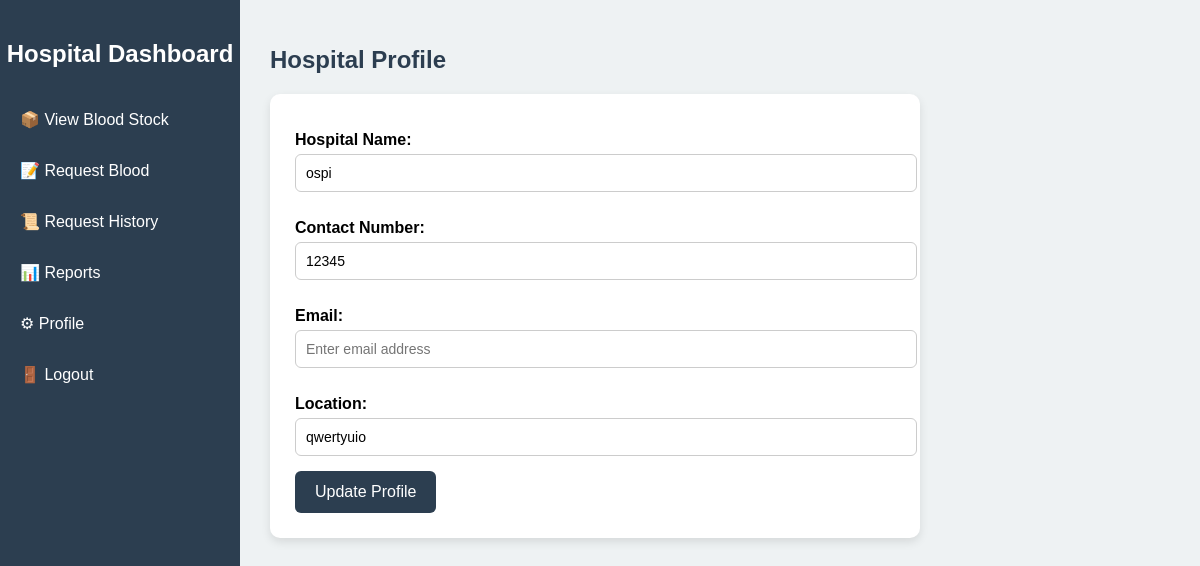
The page /profile_update/13 on the database its author committed.
### Blood_Bank/models.py (models this page shows, shortened)
class Hospital(models.Model):
    profile = models.OneToOneField(Profile, on_delete=models.CASCADE)
    hospital_name = models.CharField(max_length=40,null=True,blank=True)
    contact_number = models.CharField(max_length = 20,null=True,blank=True)
    location = models.CharField(max_length=40,null=True,blank=True)

### Blood_Bank/views.py (the view)
# urls.py: path('profile_update/<int:hospital_id>',views.profile_update,name='profile_update'),
def profile_update(request,hospital_id):
    hospital = get_object_or_404(Hospital,id=hospital_id)
    return render(request,'hospital_dashboard/profile_update.html',{'hospital':hospital})

### Blood_Bank/templates/hospital_dashboard/profile_update.html (shortened to what this page needs)
{% load static %}
<!DOCTYPE html>
<html lang="en">
<head>
    <link rel="stylesheet" href="{% static 'css/hospital_dashboard/profile_update.css' %}">
</head>
<body>
    <div class="container">
        <aside class="sidebar">
            <h2>Hospital Dashboard</h2>
            <ul>
                <li><a href="{% url 'hospitaldashboard' %}">📦 View Blood Stock</a></li>
                <li><a href="{% url 'request_blood_hospital' %}">📝 Request Blood</a></li>
                <li><a href="{% url 'request_history' %}">📜 Request History</a></li>
                <li><a href="{% url 'hospital_reports' %}">📊 Reports</a></li>
                <li><a href="{% url 'profile_update' hospital.id %}">⚙ Profile</a></li>
                <li><a href="{% url 'home' %}">🚪 Logout</a></li>
            </ul>
        </aside>
        <main class="main-content">
            <h1>Hospital Profile</h1>
            <form class="profile-form" method="post" action="{% url 'profile_update' hospital.id %}">
                <label for="hospital-name">Hospital Name:</label>
                <input type="text" id="hospital-name" placeholder="Enter hospital name" value="{{hospital.hospital_name}}" required>
                <label for="contact">Contact Number:</label>
                <input type="tel" id="contact" placeholder="Enter contact number" value="{{hospital.contact_number}}" required>
                <label for="email">Email:</label>
                <input type="email" id="email" placeholder="Enter email address" value="{{user.email}}"  required>
                <label for="location">Location:</label>
                <input type="text" id="location" placeholder="Enter city or area" value="{{hospital.location}}"  required>
                <button type="submit">Update Profile</button>
            </form>
        </main>
    </div>
</body>
</html>

### Blood_Bank/static/css/hospital_dashboard/profile_update.css (style rules this page uses)
body { font-family: Arial, sans-serif; margin: 0; background-color: #eef2f3; }
.container { display: flex; min-height: 100vh; }
.sidebar { width: 240px; background-color: #2c3e50; color: white; position: fixed; top: 0; bottom: 0; padding-top: 20px; }
.sidebar h2 { text-align: center; margin-bottom: 30px; }
.sidebar ul { list-style: none; padding: 0; }
.sidebar ul li { margin-bottom: 8px; }
.sidebar ul li a { display: block; color: white; text-decoration: none; padding: 12px 20px; border-radius: 6px; transition: background 0.3s; }
.main-content { margin-left: 240px; padding: 30px; flex: 1; }
.main-content h1 { font-size: 24px; margin-bottom: 20px; color: #2c3e50; }
.profile-form { background-color: #fff; padding: 25px; border-radius: 10px; max-width: 600px; box-shadow: 0px 4px 10px rgba(0,0,0,0.1); }
.profile-form label { display: block; font-weight: bold; margin: 12px 0 5px; }
.profile-form input { width: 100%; padding: 10px; margin-bottom: 15px; border-radius: 6px; border: 1px solid #ccc; font-size: 14px; }
.profile-form button { background-color: #2c3e50; color: white; border: none; padding: 12px 20px; border-radius: 6px; font-size: 16px; cursor: pointer; transition: background 0.3s; }

### rows shown on the page
Hospital: hospital_name "ospi", contact_number "12345", location "qwertyuio"
